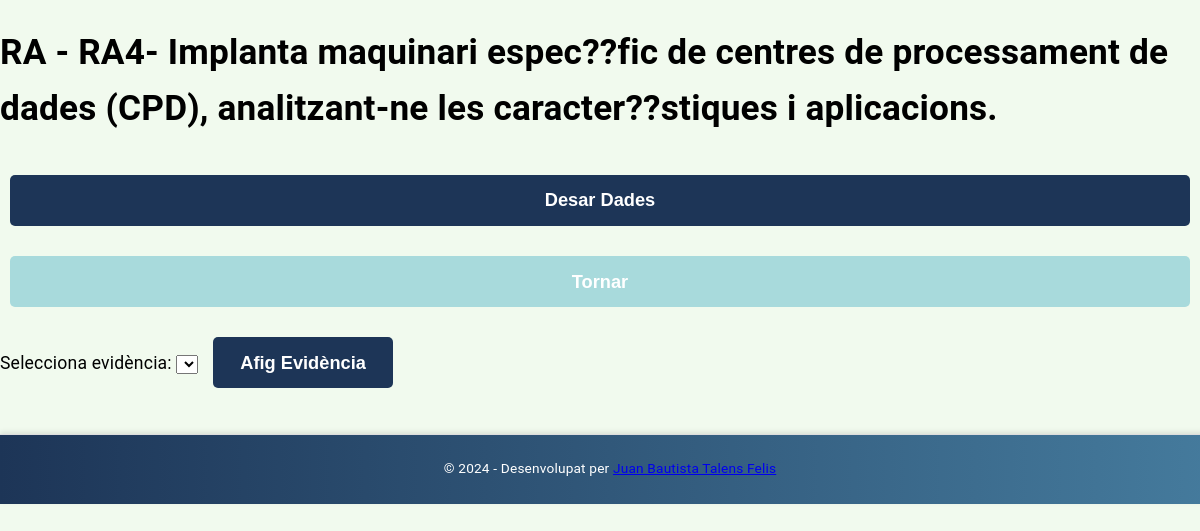
The page /ra/4 on the database as committed earlier.
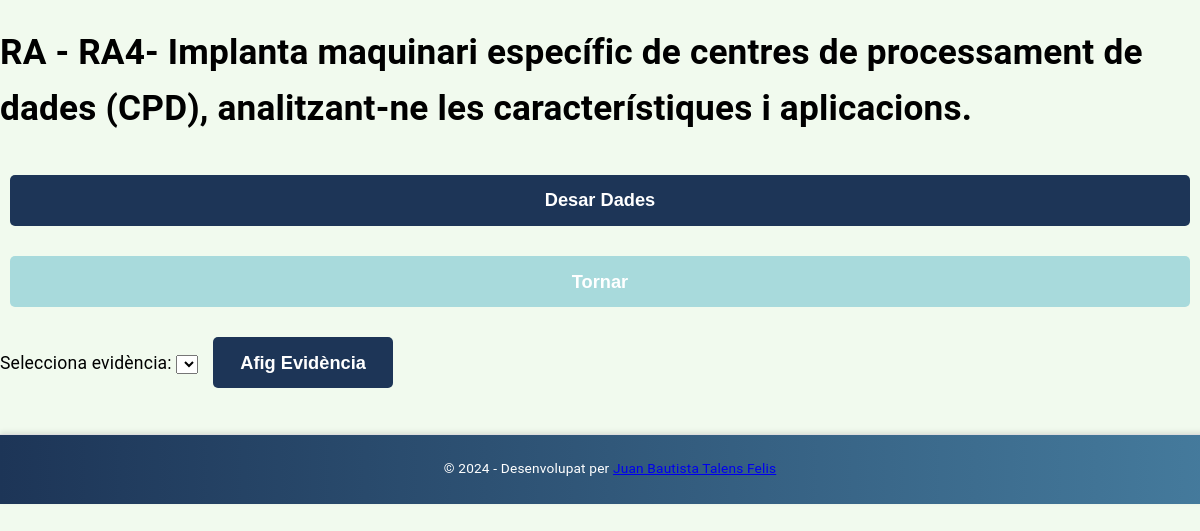
The same page on the database as committed later.
### tables this page shows
CREATE TABLE RA (
    id_ra INTEGER PRIMARY KEY AUTOINCREMENT,
    nom VARCHAR(255) NOT NULL,
    ponderacio REAL NOT NULL,
    id_modul INTEGER,
    FOREIGN KEY (id_modul) REFERENCES Modul(id_modul)
);

### app.py (the view)
@app.route('/ra/<int:id_ra>')
def veure_ra(id_ra):
    try:
        ra = db_query("SELECT * FROM RA WHERE id_ra = ?", (id_ra,), fetchone=True)
        if ra is None:
            abort(404, description=f"RA amb id {id_ra} no trobat.")
        detalls = db_query("""
            SELECT
                Criteri.id_criteri AS id_criteri,
                Evidencia.id AS id_evidencia,
                Alumne.nia AS nia,
                Criteri.descripcio AS criteri_descripcio,
                Evidencia.descripcio AS evidencia_descripcio,
                Alumne.nom AS alumne_nom,
                Alumne.cognoms AS alumne_cognoms,
                Criteri_Alumne_Evidencia.valor AS valor
            FROM
                Criteri_Alumne_Evidencia
            JOIN Criteri ON Criteri_Alumne_Evidencia.id_criteri = Criteri.id_criteri
            JOIN Evidencia ON Criteri_Alumne_Evidencia.id_evidencia = Evidencia.id
            JOIN Alumne ON Criteri_Alumne_Evidencia.nia = Alumne.nia
            WHERE
                Criteri.id_ra = ?
        """, (id_ra,), fetchall=True)
        return render_template('detalls_ra.html', ra=ra, detalls=detalls)
    except sqlite3.Error as e:
        print("Error carregant els detalls:", e)
        abort(500, description=f"Error: {e}")

### app.py (called while the page is built)
def db_query(query, params=(), fetchone=False, fetchall=False, commit=False):
    try:
        with sqlite3.connect(DB_PATH) as conn:
            conn.row_factory = sqlite3.Row
            cursor = conn.cursor()
            cursor.execute(query, params)
            if commit:
                conn.commit()
            if fetchone:
                return cursor.fetchone()
            if fetchall:
                return cursor.fetchall()
    except sqlite3.Error as e:
        print(f"Error amb la base de dades: {e}")
        return None

@app.after_request
def add_header(response):
    response.headers['Cache-Control'] = 'no-store, no-cache, must-revalidate, max-age=0'
    response.headers['Pragma'] = 'no-cache'
    return response

### templates/detalls_ra.html (shortened to what this page needs)
<!DOCTYPE html>
<html lang="ca">
<head>
    <link rel="stylesheet" href="/static/style.css">
</head>
<body>
    <h1>RA - {{ ra[1] }}</h1>
    <button onclick="guardarDetalls()" class="save-button">Desar Dades</button>
    <button class="back-button" onclick="window.history.back()">Tornar</button>
    <div class="evidence-selector">
        <label for="evidence-select">Selecciona evidència:</label>
        <select id="evidence-select">
        </select>
        <button id="add-evidence">Afig Evidència</button>
    </div>
</body>
<footer>
    <p>&copy; 2024 - Desenvolupat per <a href="https://juatafe.github.io" target="_blank">Juan Bautista Talens Felis</a></p>
</footer>
</html>

### static/style.css (style rules this page uses)
:root { --primary-color: #1d3557; --primary-hover-color: #457b9d; --secondary-color: #a8dadc; --secondary-hover-color: #76c7c0; --background-color: #f1faee; --text-color: #1d3557; --table-header-bg: #457b9d; --table-header-text: white; font-size: calc(0.2em + 1vw); }
body { font-size: 1rem; margin: 0; line-height: 1.6; letter-spacing: 0.01em; background-color: var(--background-color); font-family: 'Roboto', sans-serif; display: flex; flex-direction: column; min-height: 100vh; }
button { padding: 0.8em 1.5em; margin: 10px; background-color: var(--primary-color); color: white; border: none; border-radius: 5px; cursor: pointer; font-size: 1.2rem; font-weight: bold; transition: background-color 0.3s ease, transform 0.2s ease-in-out; }
.back-button { background-color: var(--secondary-color); }
footer { background-color: var(--primary-color); padding: 10px; text-align: center; font-size: 0.9rem; color: white; border-top: 1px solid #ddd; width: 100%; }
footer { background: linear-gradient(to right, var(--primary-color), var(--primary-hover-color)); box-shadow: 0 -2px 5px rgba(0, 0, 0, 0.1); }
body { font-size: calc(1rem + 0.2vw); }
button { margin: 15px 10px; }

Rows that differ between the two databases and show on the page:
changed RA: nom "RA4- Implanta maquinari espec??fic de centres de processament de dades (CPD), analitzant-ne les caracter??stiques i aplicacions." → "RA4- Implanta maquinari específic de centres de processament de dades (CPD), analitzant-ne les característiques i aplicacions."
